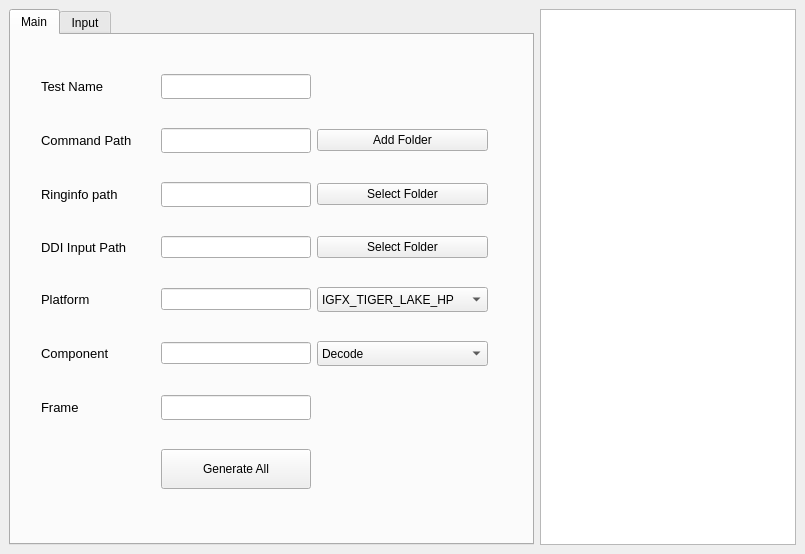
<?xml version="1.0" encoding="UTF-8"?>
<ui version="4.0">
  <class>mainWindow</class>
  <widget class="QMainWindow" name="mainWindow">
    <property name="geometry">
      <rect>
        <x>0</x>
        <y>0</y>
        <width>805</width>
        <height>554</height>
      </rect>
    </property>
    <property name="baseSize">
      <size>
        <width>100</width>
        <height>100</height>
      </size>
    </property>
    <property name="windowTitle">
      <string>Command Validator</string>
    </property>
    <widget class="QWidget" name="centralwidget">
      <property name="sizePolicy">
        <sizepolicy hsizetype="Expanding" vsizetype="Expanding">
          <horstretch>0</horstretch>
          <verstretch>0</verstretch>
        </sizepolicy>
      </property>
      <layout class="QHBoxLayout" name="horizontalLayout_2">
        <item>
          <widget class="QTabWidget" name="tabWidget">
            <property name="currentIndex">
              <number>0</number>
            </property>
            <widget class="QWidget" name="Main">
              <attribute name="title">
                <string>Main</string>
              </attribute>
              <widget class="QWidget" name="layoutWidget">
                <property name="geometry">
                  <rect>
                    <x>0</x>
                    <y>16</y>
                    <width>507</width>
                    <height>471</height>
                  </rect>
                </property>
                <layout class="QGridLayout" name="gridLayout" rowstretch="0,0,0,0,0,0,0,0">
                  <property name="sizeConstraint">
                    <enum>QLayout::SetDefaultConstraint</enum>
                  </property>
                  <property name="leftMargin">
                    <number>30</number>
                  </property>
                  <property name="topMargin">
                    <number>0</number>
                  </property>
                  <property name="rightMargin">
                    <number>30</number>
                  </property>
                  <property name="bottomMargin">
                    <number>5</number>
                  </property>
                  <item row="4" column="0">
                    <widget class="QLabel" name="label_4">
                      <property name="sizePolicy">
                        <sizepolicy hsizetype="Expanding" vsizetype="Expanding">
                          <horstretch>0</horstretch>
                          <verstretch>0</verstretch>
                        </sizepolicy>
                      </property>
                      <property name="maximumSize">
                        <size>
                          <width>180</width>
                          <height>25</height>
                        </size>
                      </property>
                      <property name="font">
                        <font>
                          <pointsize>10</pointsize>
                        </font>
                      </property>
                      <property name="text">
                        <string>Platform</string>
                      </property>
                    </widget>
                  </item>
                  <item row="3" column="1">
                    <widget class="QLineEdit" name="lineEditDDIInputPath"/>
                  </item>
                  <item row="2" column="0">
                    <widget class="QLabel" name="label">
                      <property name="sizePolicy">
                        <sizepolicy hsizetype="Expanding" vsizetype="Expanding">
                          <horstretch>0</horstretch>
                          <verstretch>0</verstretch>
                        </sizepolicy>
                      </property>
                      <property name="maximumSize">
                        <size>
                          <width>200</width>
                          <height>25</height>
                        </size>
                      </property>
                      <property name="font">
                        <font>
                          <pointsize>10</pointsize>
                        </font>
                      </property>
                      <property name="text">
                        <string>Ringinfo path</string>
                      </property>
                    </widget>
                  </item>
                  <item row="5" column="0">
                    <widget class="QLabel" name="label_5">
                      <property name="sizePolicy">
                        <sizepolicy hsizetype="Expanding" vsizetype="Expanding">
                          <horstretch>0</horstretch>
                          <verstretch>0</verstretch>
                        </sizepolicy>
                      </property>
                      <property name="maximumSize">
                        <size>
                          <width>180</width>
                          <height>25</height>
                        </size>
                      </property>
                      <property name="font">
                        <font>
                          <pointsize>10</pointsize>
                        </font>
                      </property>
                      <property name="text">
                        <string>Component</string>
                      </property>
                    </widget>
                  </item>
                  <item row="0" column="0">
                    <widget class="QLabel" name="label_7">
                      <property name="sizePolicy">
                        <sizepolicy hsizetype="Expanding" vsizetype="Expanding">
                          <horstretch>0</horstretch>
                          <verstretch>0</verstretch>
                        </sizepolicy>
                      </property>
                      <property name="maximumSize">
                        <size>
                          <width>180</width>
                          <height>25</height>
                        </size>
                      </property>
                      <property name="font">
                        <font>
                          <pointsize>10</pointsize>
                        </font>
                      </property>
                      <property name="text">
                        <string>Test Name</string>
                      </property>
                    </widget>
                  </item>
                  <item row="4" column="2">
                    <widget class="QComboBox" name="comboBoxPlatform">
                      <property name="sizePolicy">
                        <sizepolicy hsizetype="Preferred" vsizetype="Expanding">
                          <horstretch>0</horstretch>
                          <verstretch>0</verstretch>
                        </sizepolicy>
                      </property>
                      <property name="maximumSize">
                        <size>
                          <width>16777215</width>
                          <height>25</height>
                        </size>
                      </property>
                      <item>
                        <property name="text">
                          <string>IGFX_TIGER_LAKE_HP</string>
                        </property>
                      </item>
                      <item>
                        <property name="text">
                          <string>IGFX_UNKNOWN</string>
                        </property>
                      </item>
                      <item>
                        <property name="text">
                          <string>IGFX_GRANTSDALE_G</string>
                        </property>
                      </item>
                      <item>
                        <property name="text">
                          <string>IGFX_ALVISO_G</string>
                        </property>
                      </item>
                      <item>
                        <property name="text">
                          <string>IGFX_LAKEPORT_G</string>
                        </property>
                      </item>
                      <item>
                        <property name="text">
                          <string>IGFX_CALISTOGA_G</string>
                        </property>
                      </item>
                      <item>
                        <property name="text">
                          <string>IGFX_BROADWATER_G</string>
                        </property>
                      </item>
                      <item>
                        <property name="text">
                          <string>IGFX_CRESTLINE_G</string>
                        </property>
                      </item>
                      <item>
                        <property name="text">
                          <string>IGFX_BEARLAKE_G</string>
                        </property>
                      </item>
                      <item>
                        <property name="text">
                          <string>IGFX_CANTIGA_G</string>
                        </property>
                      </item>
                      <item>
                        <property name="text">
                          <string>IGFX_CEDARVIEW_G</string>
                        </property>
                      </item>
                      <item>
                        <property name="text">
                          <string>IGFX_EAGLELAKE_G</string>
                        </property>
                      </item>
                      <item>
                        <property name="text">
                          <string>IGFX_IRONLAKE_G</string>
                        </property>
                      </item>
                      <item>
                        <property name="text">
                          <string>IGFX_GT</string>
                        </property>
                      </item>
                      <item>
                        <property name="text">
                          <string>IGFX_IVYBRIDGE</string>
                        </property>
                      </item>
                      <item>
                        <property name="text">
                          <string>IGFX_HASWELL</string>
                        </property>
                      </item>
                      <item>
                        <property name="text">
                          <string>IGFX_VALLEYVIEW</string>
                        </property>
                      </item>
                      <item>
                        <property name="text">
                          <string>IGFX_BROADWELL</string>
                        </property>
                      </item>
                      <item>
                        <property name="text">
                          <string>IGFX_CHERRYVIEW</string>
                        </property>
                      </item>
                      <item>
                        <property name="text">
                          <string>IGFX_SKYLAKE</string>
                        </property>
                      </item>
                      <item>
                        <property name="text">
                          <string>IGFX_KABYLAKE</string>
                        </property>
                      </item>
                      <item>
                        <property name="text">
                          <string>IGFX_COFFEELAKE</string>
                        </property>
                      </item>
                      <item>
                        <property name="text">
                          <string>IGFX_WILLOWVIEW</string>
                        </property>
                      </item>
                      <item>
                        <property name="text">
                          <string>IGFX_BROXTON</string>
                        </property>
                      </item>
                      <item>
                        <property name="text">
                          <string>IGFX_GEMINILAKE</string>
                        </property>
                      </item>
                      <item>
                        <property name="text">
                          <string>IGFX_GLENVIEW</string>
                        </property>
                      </item>
                      <item>
                        <property name="text">
                          <string>IGFX_GOLDWATERLAKE</string>
                        </property>
                      </item>
                      <item>
                        <property name="text">
                          <string>IGFX_CANNONLAKE</string>
                        </property>
                      </item>
                      <item>
                        <property name="text">
                          <string>IGFX_CNX_G</string>
                        </property>
                      </item>
                      <item>
                        <property name="text">
                          <string>IGFX_ICELAKE</string>
                        </property>
                      </item>
                      <item>
                        <property name="text">
                          <string>IGFX_ICELAKE_LP</string>
                        </property>
                      </item>
                      <item>
                        <property name="text">
                          <string>IGFX_LAKEFIELD</string>
                        </property>
                      </item>
                      <item>
                        <property name="text">
                          <string>IGFX_JASPERLAKE</string>
                        </property>
                      </item>
                      <item>
                        <property name="text">
                          <string>IGFX_TIGERLAKE_LP</string>
                        </property>
                      </item>
                      <item>
                        <property name="text">
                          <string>IGFX_RYEFIELD</string>
                        </property>
                      </item>
                      <item>
                        <property name="text">
                          <string>IGFX_ROCKETLAKE</string>
                        </property>
                      </item>
                      <item>
                        <property name="text">
                          <string>IGFX_DG1</string>
                        </property>
                      </item>
                      <item>
                        <property name="text">
                          <string>IGFX_MAX_PRODUCT</string>
                        </property>
                      </item>
                    </widget>
                  </item>
                  <item row="5" column="2">
                    <widget class="QComboBox" name="comboBoxComponent">
                      <property name="sizePolicy">
                        <sizepolicy hsizetype="Preferred" vsizetype="Expanding">
                          <horstretch>0</horstretch>
                          <verstretch>0</verstretch>
                        </sizepolicy>
                      </property>
                      <property name="maximumSize">
                        <size>
                          <width>16777215</width>
                          <height>25</height>
                        </size>
                      </property>
                      <item>
                        <property name="text">
                          <string>Decode</string>
                        </property>
                      </item>
                      <item>
                        <property name="text">
                          <string>Encode</string>
                        </property>
                      </item>
                      <item>
                        <property name="text">
                          <string>VP</string>
                        </property>
                      </item>
                      <item>
                        <property name="text">
                          <string>CP</string>
                        </property>
                      </item>
                      <item>
                        <property name="text">
                          <string>CM</string>
                        </property>
                      </item>
                      <item>
                        <property name="text">
                          <string>Kernel</string>
                        </property>
                      </item>
                      <item>
                        <property name="text">
                          <string>Upstream</string>
                        </property>
                      </item>
                      <item>
                        <property name="text">
                          <string>MSDK</string>
                        </property>
                      </item>
                    </widget>
                  </item>
                  <item row="2" column="2">
                    <widget class="QPushButton" name="SelectRinginfoPath">
                      <property name="text">
                        <string>Select Folder</string>
                      </property>
                    </widget>
                  </item>
                  <item row="1" column="1">
                    <widget class="QLineEdit" name="lineEditMediaPath">
                      <property name="sizePolicy">
                        <sizepolicy hsizetype="Expanding" vsizetype="Expanding">
                          <horstretch>0</horstretch>
                          <verstretch>0</verstretch>
                        </sizepolicy>
                      </property>
                      <property name="maximumSize">
                        <size>
                          <width>16777215</width>
                          <height>25</height>
                        </size>
                      </property>
                    </widget>
                  </item>
                  <item row="4" column="1">
                    <widget class="QLineEdit" name="lineEditPlatform"/>
                  </item>
                  <item row="3" column="0">
                    <widget class="QLabel" name="label_3">
                      <property name="font">
                        <font>
                          <pointsize>10</pointsize>
                        </font>
                      </property>
                      <property name="text">
                        <string>DDI Input Path </string>
                      </property>
                    </widget>
                  </item>
                  <item row="5" column="1">
                    <widget class="QLineEdit" name="lineEditComponent"/>
                  </item>
                  <item row="1" column="2">
                    <widget class="QPushButton" name="SelectMediaPath">
                      <property name="text">
                        <string>Add Folder</string>
                      </property>
                    </widget>
                  </item>
                  <item row="0" column="1">
                    <widget class="QLineEdit" name="lineEditTestName">
                      <property name="sizePolicy">
                        <sizepolicy hsizetype="Expanding" vsizetype="Expanding">
                          <horstretch>0</horstretch>
                          <verstretch>0</verstretch>
                        </sizepolicy>
                      </property>
                      <property name="maximumSize">
                        <size>
                          <width>16777215</width>
                          <height>25</height>
                        </size>
                      </property>
                    </widget>
                  </item>
                  <item row="1" column="0">
                    <widget class="QLabel" name="label_2">
                      <property name="sizePolicy">
                        <sizepolicy hsizetype="Expanding" vsizetype="Expanding">
                          <horstretch>0</horstretch>
                          <verstretch>0</verstretch>
                        </sizepolicy>
                      </property>
                      <property name="maximumSize">
                        <size>
                          <width>180</width>
                          <height>25</height>
                        </size>
                      </property>
                      <property name="font">
                        <font>
                          <pointsize>10</pointsize>
                        </font>
                      </property>
                      <property name="text">
                        <string>Command Path</string>
                      </property>
                    </widget>
                  </item>
                  <item row="6" column="1">
                    <widget class="QLineEdit" name="lineEditFrame">
                      <property name="sizePolicy">
                        <sizepolicy hsizetype="Expanding" vsizetype="Expanding">
                          <horstretch>0</horstretch>
                          <verstretch>0</verstretch>
                        </sizepolicy>
                      </property>
                      <property name="maximumSize">
                        <size>
                          <width>16777215</width>
                          <height>25</height>
                        </size>
                      </property>
                    </widget>
                  </item>
                  <item row="2" column="1">
                    <widget class="QLineEdit" name="lineEditRinginfoPath">
                      <property name="sizePolicy">
                        <sizepolicy hsizetype="Expanding" vsizetype="Expanding">
                          <horstretch>0</horstretch>
                          <verstretch>0</verstretch>
                        </sizepolicy>
                      </property>
                      <property name="maximumSize">
                        <size>
                          <width>16777215</width>
                          <height>25</height>
                        </size>
                      </property>
                      <property name="text">
                        <string/>
                      </property>
                    </widget>
                  </item>
                  <item row="6" column="0">
                    <widget class="QLabel" name="label_8">
                      <property name="sizePolicy">
                        <sizepolicy hsizetype="Expanding" vsizetype="Expanding">
                          <horstretch>0</horstretch>
                          <verstretch>0</verstretch>
                        </sizepolicy>
                      </property>
                      <property name="maximumSize">
                        <size>
                          <width>180</width>
                          <height>25</height>
                        </size>
                      </property>
                      <property name="font">
                        <font>
                          <pointsize>10</pointsize>
                        </font>
                      </property>
                      <property name="text">
                        <string>Frame</string>
                      </property>
                    </widget>
                  </item>
                  <item row="3" column="2">
                    <widget class="QPushButton" name="SelectDDIInputPath">
                      <property name="text">
                        <string>Select Folder</string>
                      </property>
                    </widget>
                  </item>
                  <item row="7" column="1">
                    <widget class="QPushButton" name="pushButtonGAll">
                      <property name="sizePolicy">
                        <sizepolicy hsizetype="Fixed" vsizetype="Fixed">
                          <horstretch>0</horstretch>
                          <verstretch>0</verstretch>
                        </sizepolicy>
                      </property>
                      <property name="minimumSize">
                        <size>
                          <width>150</width>
                          <height>40</height>
                        </size>
                      </property>
                      <property name="maximumSize">
                        <size>
                          <width>150</width>
                          <height>40</height>
                        </size>
                      </property>
                      <property name="baseSize">
                        <size>
                          <width>200</width>
                          <height>200</height>
                        </size>
                      </property>
                      <property name="text">
                        <string>Generate All</string>
                      </property>
                    </widget>
                  </item>
                </layout>
              </widget>
            </widget>
            <widget class="QWidget" name="Input">
              <attribute name="title">
                <string>Input</string>
              </attribute>
              <widget class="QLabel" name="label_6">
                <property name="geometry">
                  <rect>
                    <x>66</x>
                    <y>11</y>
                    <width>341</width>
                    <height>23</height>
                  </rect>
                </property>
                <property name="font">
                  <font>
                    <family>MS UI Gothic</family>
                    <pointsize>14</pointsize>
                    <weight>50</weight>
                    <italic>false</italic>
                    <bold>false</bold>
                  </font>
                </property>
                <property name="text">
                  <string>Please type input parameters here.</string>
                </property>
              </widget>
              <widget class="QPushButton" name="pushButtonUpdate">
                <property name="geometry">
                  <rect>
                    <x>210</x>
                    <y>460</y>
                    <width>93</width>
                    <height>30</height>
                  </rect>
                </property>
                <property name="font">
                  <font>
                    <pointsize>10</pointsize>
                  </font>
                </property>
                <property name="text">
                  <string>Update</string>
                </property>
              </widget>
              <widget class="QWidget" name="layoutWidget">
                <property name="geometry">
                  <rect>
                    <x>20</x>
                    <y>50</y>
                    <width>481</width>
                    <height>401</height>
                  </rect>
                </property>
                <layout class="QGridLayout" name="gridLayout_2">
                  <item row="2" column="0">
                    <widget class="QLabel" name="GUID">
                      <property name="font">
                        <font>
                          <pointsize>10</pointsize>
                        </font>
                      </property>
                      <property name="text">
                        <string>GUID</string>
                      </property>
                    </widget>
                  </item>
                  <item row="10" column="0">
                    <widget class="QLabel" name="FrameNum">
                      <property name="font">
                        <font>
                          <pointsize>10</pointsize>
                        </font>
                      </property>
                      <property name="text">
                        <string>FrameNum</string>
                      </property>
                    </widget>
                  </item>
                  <item row="8" column="0">
                    <widget class="QLabel" name="ResFormat">
                      <property name="font">
                        <font>
                          <pointsize>10</pointsize>
                        </font>
                      </property>
                      <property name="text">
                        <string>OutputFormat</string>
                      </property>
                    </widget>
                  </item>
                  <item row="10" column="1">
                    <widget class="QLineEdit" name="FrameNum_input">
                      <property name="text">
                        <string/>
                      </property>
                    </widget>
                  </item>
                  <item row="3" column="0">
                    <widget class="QLabel" name="Width">
                      <property name="font">
                        <font>
                          <pointsize>10</pointsize>
                        </font>
                      </property>
                      <property name="text">
                        <string>Width</string>
                      </property>
                    </widget>
                  </item>
                  <item row="9" column="2">
                    <widget class="QLabel" name="EncFunc_value">
                      <property name="text">
                        <string/>
                      </property>
                    </widget>
                  </item>
                  <item row="8" column="1">
                    <widget class="QComboBox" name="comboBoxResF"/>
                  </item>
                  <item row="9" column="1">
                    <widget class="QComboBox" name="comboBoxEncFunc"/>
                  </item>
                  <item row="6" column="1">
                    <widget class="QComboBox" name="comboBoxRawF"/>
                  </item>
                  <item row="2" column="1">
                    <widget class="QLineEdit" name="GUID_input">
                      <property name="text">
                        <string/>
                      </property>
                    </widget>
                  </item>
                  <item row="7" column="0">
                    <widget class="QLabel" name="ResTileType">
                      <property name="font">
                        <font>
                          <pointsize>10</pointsize>
                        </font>
                      </property>
                      <property name="text">
                        <string>OutputTileType</string>
                      </property>
                    </widget>
                  </item>
                  <item row="9" column="0">
                    <widget class="QLabel" name="EncFunc">
                      <property name="font">
                        <font>
                          <pointsize>10</pointsize>
                        </font>
                      </property>
                      <property name="text">
                        <string>EncFunc</string>
                      </property>
                    </widget>
                  </item>
                  <item row="1" column="1">
                    <widget class="QLineEdit" name="Component_input">
                      <property name="readOnly">
                        <bool>false</bool>
                      </property>
                    </widget>
                  </item>
                  <item row="6" column="2">
                    <widget class="QLabel" name="RawF_value">
                      <property name="text">
                        <string/>
                      </property>
                    </widget>
                  </item>
                  <item row="5" column="1">
                    <widget class="QComboBox" name="comboBoxRawTT"/>
                  </item>
                  <item row="7" column="1">
                    <widget class="QComboBox" name="comboBoxResTT"/>
                  </item>
                  <item row="3" column="1">
                    <widget class="QLineEdit" name="Width_input"/>
                  </item>
                  <item row="10" column="2">
                    <widget class="QLabel" name="label_14">
                      <property name="text">
                        <string/>
                      </property>
                    </widget>
                  </item>
                  <item row="8" column="2">
                    <widget class="QLabel" name="ResF_value">
                      <property name="text">
                        <string/>
                      </property>
                    </widget>
                  </item>
                  <item row="7" column="2">
                    <widget class="QLabel" name="ResTT_value">
                      <property name="text">
                        <string/>
                      </property>
                    </widget>
                  </item>
                  <item row="5" column="0">
                    <widget class="QLabel" name="RawTileType">
                      <property name="font">
                        <font>
                          <pointsize>10</pointsize>
                        </font>
                      </property>
                      <property name="text">
                        <string>InputTileType</string>
                      </property>
                    </widget>
                  </item>
                  <item row="5" column="2">
                    <widget class="QLabel" name="RawTT_value">
                      <property name="text">
                        <string/>
                      </property>
                    </widget>
                  </item>
                  <item row="0" column="0">
                    <widget class="QLabel" name="InputPath">
                      <property name="font">
                        <font>
                          <pointsize>10</pointsize>
                        </font>
                      </property>
                      <property name="text">
                        <string>Input Path</string>
                      </property>
                    </widget>
                  </item>
                  <item row="0" column="1">
                    <widget class="QLineEdit" name="InputPathText">
                      <property name="readOnly">
                        <bool>false</bool>
                      </property>
                    </widget>
                  </item>
                  <item row="1" column="0">
                    <widget class="QLabel" name="Component">
                      <property name="font">
                        <font>
                          <pointsize>10</pointsize>
                        </font>
                      </property>
                      <property name="text">
                        <string>Component</string>
                      </property>
                    </widget>
                  </item>
                  <item row="6" column="0">
                    <widget class="QLabel" name="RawFormat">
                      <property name="font">
                        <font>
                          <pointsize>10</pointsize>
                        </font>
                      </property>
                      <property name="text">
                        <string>InputFormat</string>
                      </property>
                    </widget>
                  </item>
                  <item row="4" column="0">
                    <widget class="QLabel" name="Height">
                      <property name="font">
                        <font>
                          <pointsize>10</pointsize>
                        </font>
                      </property>
                      <property name="text">
                        <string>Height</string>
                      </property>
                    </widget>
                  </item>
                  <item row="4" column="1">
                    <widget class="QLineEdit" name="Height_input"/>
                  </item>
                </layout>
              </widget>
            </widget>
          </widget>
        </item>
        <item alignment="Qt::AlignRight">
          <widget class="QTextBrowser" name="logBrowser">
            <property name="sizePolicy">
              <sizepolicy hsizetype="Fixed" vsizetype="Expanding">
                <horstretch>0</horstretch>
                <verstretch>0</verstretch>
              </sizepolicy>
            </property>
          </widget>
        </item>
      </layout>
    </widget>
  </widget>
  <resources/>
  <connections/>
</ui>
